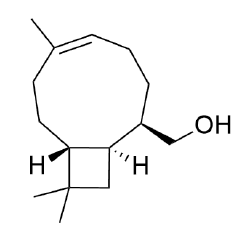
#> input picture JSON/images/1/1.1_ans_A.png, 241 x 236 px
$ python binarize.py ../../JSON/images/1/1.1_ans_A.png
#> lines starting #> are read from the running program, lines starting #| are printed output that depends on the picture; after the words box and inside, x2 and y2 are one past the last pixel; in counts of white or black regions, pixels touching at a corner belong together
#!/usr/bin/env python3
"""
图片黑白二值化工具
使用方法: python binarize.py <输入图片> [选项]
"""

import argparse
import sys
from pathlib import Path

try:
    from PIL import Image
    import numpy as np
except ImportError:
    print("错误: 需要安装 Pillow 库")
    print("请运行: pip install Pillow numpy --break-system-packages")
    sys.exit(1)


def binarize_image(input_path, output_path=None, threshold=127, method='simple'):
    """
    将图片二值化

    参数:
        input_path: 输入图片路径
        output_path: 输出图片路径（默认在原文件名后加_binary）
        threshold: 二值化阈值 (0-255，默认127)
        method: 二值化方法 ('simple' 或 'otsu')
    """
#> called with input_path = '../../JSON/images/1/1.1_ans_A.png', threshold = 127, method = 'simple'
    try:
        # 读取图片
        img = Image.open(input_path)
#> img is the input picture: PIL image 241x236 RGBA; mean R, G, B, A 247.3, 247.3, 247.3, 255
        print(f"读取图片: {input_path}")
        print(f"图片尺寸: {img.size}, 模式: {img.mode}")
#| 图片尺寸: (241, 236), 模式: RGBA

        # 转换为灰度图
        if img.mode != 'L':
            img = img.convert('L')
#> img: PIL image 241x236 L
            print("已转换为灰度图")

        # 转换为numpy数组
        img_array = np.array(img)

        # 二值化处理
        if method == 'otsu':
            # Otsu自动阈值法
            threshold = otsu_threshold(img_array)
            print(f"使用Otsu方法，自动计算阈值: {threshold}")
        else:
            print(f"使用简单阈值法，阈值: {threshold}")

        # 应用阈值
        binary_array = (img_array > threshold) * 255
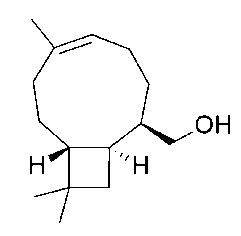
#> binary_array: shape (236, 241) int64; 97.1% white; black in thin lines or dots, all inside (x1, y1, x2, y2) = (30, 19, 230, 223)

        # 转换回图片
        binary_img = Image.fromarray(binary_array.astype(np.uint8))

        # 生成输出路径
        if output_path is None:
            input_file = Path(input_path)
            output_path = input_file.parent / f"{input_file.stem}_binary{input_file.suffix}"

        # 保存图片
        binary_img.save(output_path)
        print(f"✓ 二值化完成，已保存到: {output_path}")

        return output_path

    except FileNotFoundError:
        print(f"错误: 找不到文件 {input_path}")
        sys.exit(1)
    except Exception as e:
        print(f"错误: {str(e)}")
        sys.exit(1)


# [42 lines left out: function otsu_threshold, not called in this run]


def main():
    parser = argparse.ArgumentParser(
        description='图片黑白二值化工具',
        formatter_class=argparse.RawDescriptionHelpFormatter,
        epilog='''
使用示例:
  python binarize.py input.jpg                    # 使用默认阈值127
  python binarize.py input.jpg -t 150             # 指定阈值150
  python binarize.py input.jpg -o output.jpg      # 指定输出文件
  python binarize.py input.jpg -m otsu            # 使用Otsu自动阈值
  python binarize.py input.jpg -t 100 -o out.png  # 组合使用
        '''
    )

    parser.add_argument('input', help='输入图片路径')
    parser.add_argument('-o', '--output', help='输出图片路径（默认: 输入文件名_binary）')
    parser.add_argument('-t', '--threshold', type=int, default=127,
                       help='二值化阈值 (0-255，默认: 127)')
    parser.add_argument('-m', '--method', choices=['simple', 'otsu'], default='simple',
                       help='二值化方法 (simple: 简单阈值, otsu: 自动阈值，默认: simple)')

    args = parser.parse_args()

    # 验证阈值范围
    if not 0 <= args.threshold <= 255:
        print("错误: 阈值必须在0-255之间")
        sys.exit(1)

    # 执行二值化
    binarize_image(
        args.input,
        args.output,
        args.threshold,
        args.method
    )


if __name__ == '__main__':
    main()

$ run again, on JSON/images/1/1.1_ans_i-Cy.png
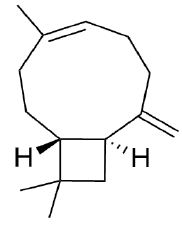
#> input picture JSON/images/1/1.1_ans_i-Cy.png, 182 x 225 px
#> in binarize_image, img is the input picture: PIL image 182x225 RGBA; mean R, G, B, A 244.7, 244.7, 244.7, 255
#| 图片尺寸: (182, 225), 模式: RGBA
#> img: PIL image 182x225 L
#> in binarize_image, `binary_array = (img_array > threshold) * 255`:
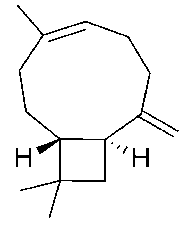
#> binary_array: shape (225, 182) int64; 96% white; black in thin lines or dots, all inside (x1, y1, x2, y2) = (16, 5, 179, 218)

$ run again, on JSON/images/1/1.2_ans.png
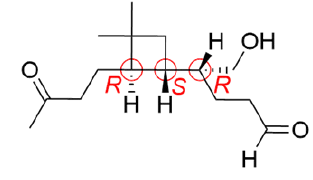
#> input picture JSON/images/1/1.2_ans.png, 313 x 180 px
#> in binarize_image, img is the input picture: PIL image 313x180 RGBA; mean R, G, B, A 246.7, 244.5, 244.5, 255
#| 图片尺寸: (313, 180), 模式: RGBA
#> img: PIL image 313x180 L
#> in binarize_image, `binary_array = (img_array > threshold) * 255`:
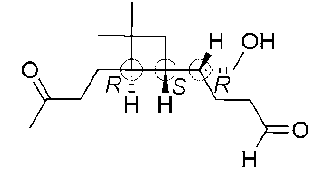
#> binary_array: shape (180, 313) int64; 96.1% white; black in thin lines or dots, all inside (x1, y1, x2, y2) = (22, 2, 308, 167)
